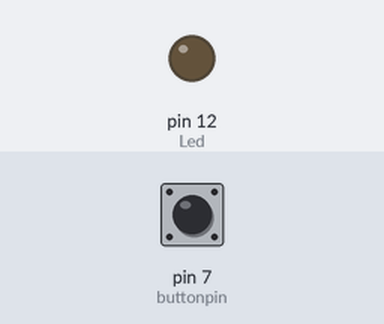
Recording of a sketch running on a simulated Arduino Uno, built with avr-gcc and run on an emulated ATmega328P. Shown: output pins drawn as LEDs (lit = HIGH). Inputs (shaded band) come from the test bench; at power-on: pin 7 (buttonpin) LOW.

Above: at 1.2 s.
1.3 s: pin 7 (buttonpin) pulled HIGH for 0.15 s
At 1.37 s:
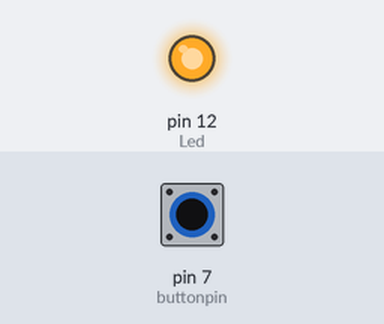
2.9 s: pin 7 (buttonpin) pulled HIGH for 3.2 s
At 6.6 s:
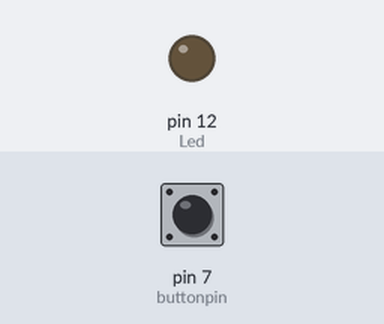
Timing chart, 0 to 8.1 s (numbered marks = the images above; inputs shaded):
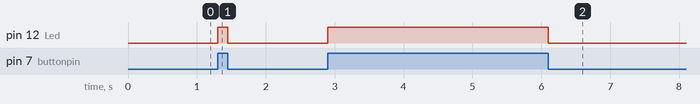

The sketch:

sketch_aug18a.ino
```cpp
int Led = 12 ;// define LED Interface
int buttonpin = 7; // define D0 Sensor Interface
int val = 0;// define numeric variables val
void setup ()
{
 pinMode (Led, OUTPUT) ;// define LED as output interface
 pinMode (buttonpin, INPUT) ;// output interface D0 is defined sensor
}
void loop ()
{
 val = digitalRead(buttonpin);//
 if (val == HIGH) //
 {
 digitalWrite (Led, HIGH);
 }
 else
 {
 digitalWrite (Led, LOW);
 }
}
```

Measured:
- after the input at 1.3 s, pin 12 (Led): LOW → HIGH at once, → LOW 0.15 s later
- after the input at 2.9 s, pin 12 (Led): LOW → HIGH at once, → LOW 3.2 s later
